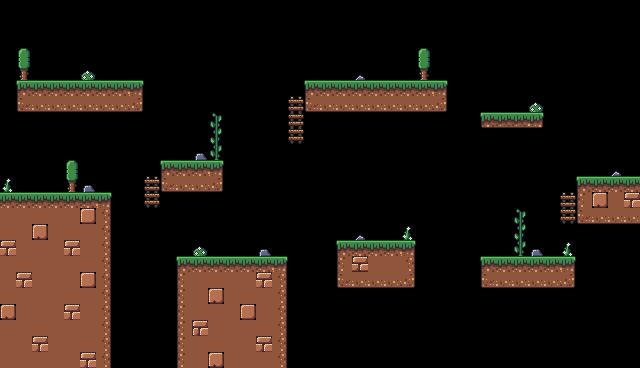

A 2D game scene composited from a Tiled map and its tileset images. What follows is a short description and the map's XML, with every tile layer's data as written:
An orthogonal 40x23 tile map with 16x16 px tiles, 1 tile layer (Livello tile 1), 2 tilesets and 8 objects.

<map version="1.10" tiledversion="1.12.1" orientation="orthogonal" renderorder="right-down" width="40" height="23" tilewidth="16" tileheight="16" infinite="0" nextlayerid="5" nextobjectid="16">
 <tileset firstgid="1" source="nature-paltformer-tileset-16x16.tsx" />
 <tileset firstgid="78" source="moneta.tsx" />
 <layer id="1" name="Livello tile 1" width="40" height="23">
  <data encoding="csv">
0,0,0,0,0,0,0,0,0,0,0,0,0,0,0,0,0,0,0,0,0,0,0,0,0,0,0,0,0,0,0,0,0,0,0,0,0,0,0,0,
0,0,0,0,0,0,0,0,0,0,0,0,0,0,0,0,0,0,0,0,0,0,0,0,0,0,0,0,0,0,0,0,0,0,0,0,0,0,0,0,
0,0,0,0,0,0,0,0,0,0,0,0,0,0,0,0,0,0,0,0,0,0,0,0,0,0,0,0,0,0,0,0,0,0,0,0,0,0,0,0,
0,24,0,0,0,0,0,0,0,0,0,0,0,0,0,0,0,0,0,0,0,0,0,0,0,0,24,0,0,0,0,0,0,0,0,0,0,0,0,0,
0,38,0,0,0,49,0,0,0,0,0,0,0,0,0,0,0,0,0,0,0,0,47,0,0,0,39,0,0,0,0,0,0,0,0,0,0,0,0,0,
0,1,2,2,2,2,2,2,3,0,0,0,0,0,0,0,0,0,0,1,2,2,2,2,2,2,2,3,0,0,0,0,0,0,0,0,0,0,0,0,
0,15,16,16,16,16,16,16,17,0,0,0,0,0,0,0,0,0,22,15,16,16,16,16,16,16,16,17,0,0,0,0,0,49,0,0,0,0,0,0,
0,0,0,0,0,0,0,0,0,0,0,0,0,23,0,0,0,0,29,0,0,0,0,0,0,0,0,0,0,0,4,5,5,6,0,0,0,0,0,0,
0,0,0,0,0,0,0,0,0,0,0,0,0,30,0,0,0,0,36,0,0,0,0,0,0,0,0,0,0,0,0,0,0,0,0,0,0,0,0,0,
0,0,0,0,0,0,0,0,0,0,0,0,48,37,0,0,0,0,0,0,0,0,0,0,0,0,0,0,0,0,0,0,0,0,0,0,0,0,0,0,
0,0,0,0,24,0,0,0,0,0,1,2,2,3,0,0,0,0,0,0,0,0,0,0,0,0,0,0,0,0,0,0,0,0,0,0,0,0,47,0,
46,0,0,0,38,48,0,0,0,22,15,16,16,17,0,0,0,0,0,0,0,0,0,0,0,0,0,0,0,0,0,0,0,0,0,0,1,2,2,2,
2,2,2,2,2,2,3,0,0,36,0,0,0,0,0,0,0,0,0,0,0,0,0,0,0,0,0,0,0,0,0,0,0,0,0,22,8,35,9,26,
9,9,9,9,9,42,10,0,0,0,0,0,0,0,0,0,0,0,0,0,0,0,0,0,0,0,0,0,0,0,0,0,23,0,0,36,15,16,16,16,
9,9,35,9,9,9,10,0,0,0,0,0,0,0,0,0,0,0,0,0,0,0,47,0,0,46,0,0,0,0,0,0,30,0,0,0,0,0,0,0,
26,9,9,9,26,9,10,0,0,0,0,0,49,0,0,0,48,0,0,0,0,1,2,2,2,3,0,0,0,0,0,0,37,48,0,46,0,0,0,0,
9,9,9,9,9,9,10,0,0,0,0,1,2,2,2,2,2,3,0,0,0,8,33,9,9,10,0,0,0,0,1,2,2,2,2,3,0,0,0,0,
9,26,9,9,9,42,10,0,0,0,0,8,9,9,9,9,26,10,0,0,0,15,16,16,16,17,0,0,0,0,15,16,16,16,16,17,0,0,0,0,
9,9,9,9,9,9,10,0,0,0,0,8,9,35,9,9,9,10,0,0,0,0,0,0,0,0,0,0,0,0,0,0,0,0,0,0,0,0,0,0,
35,9,9,9,26,9,10,0,0,0,0,8,9,9,9,42,9,10,0,0,0,0,0,0,0,0,0,0,0,0,0,0,0,0,0,0,0,0,0,0,
9,9,9,9,9,9,10,0,0,0,0,8,25,9,9,9,9,10,0,0,0,0,0,0,0,0,0,0,0,0,0,0,0,0,0,0,0,0,0,0,
9,9,26,9,9,9,10,0,0,0,0,8,9,9,9,9,26,10,0,0,0,0,0,0,0,0,0,0,0,0,0,0,0,0,0,0,0,0,0,0,
9,9,9,9,9,26,10,0,0,0,0,8,9,35,9,9,9,10,0,0,0,0,0,0,0,0,0,0,0,0,0,0,0,0,0,0,0,0,0,0
</data>
 </layer>
 <objectgroup id="4" name="Monete">
  <object id="7" gid="78" x="47.4857" y="71.8331" width="16" height="16" />
  <object id="8" gid="78" x="95.606" y="72.3241" width="16" height="16" />
  <object id="9" gid="78" x="335.225" y="72.3241" width="16" height="16" />
  <object id="10" gid="78" x="223.272" y="248.11" width="16" height="16" />
  <object id="11" gid="78" x="368.124" y="230.925" width="16" height="16" />
  <object id="12" gid="78" x="431.957" y="72.3241" width="16" height="16" />
  <object id="13" gid="78" x="495.79" y="104.241" width="16" height="16" />
  <object id="14" gid="78" x="543.419" y="248.11" width="16" height="16" />
 </objectgroup>
 <objectgroup id="2" />
</map>
